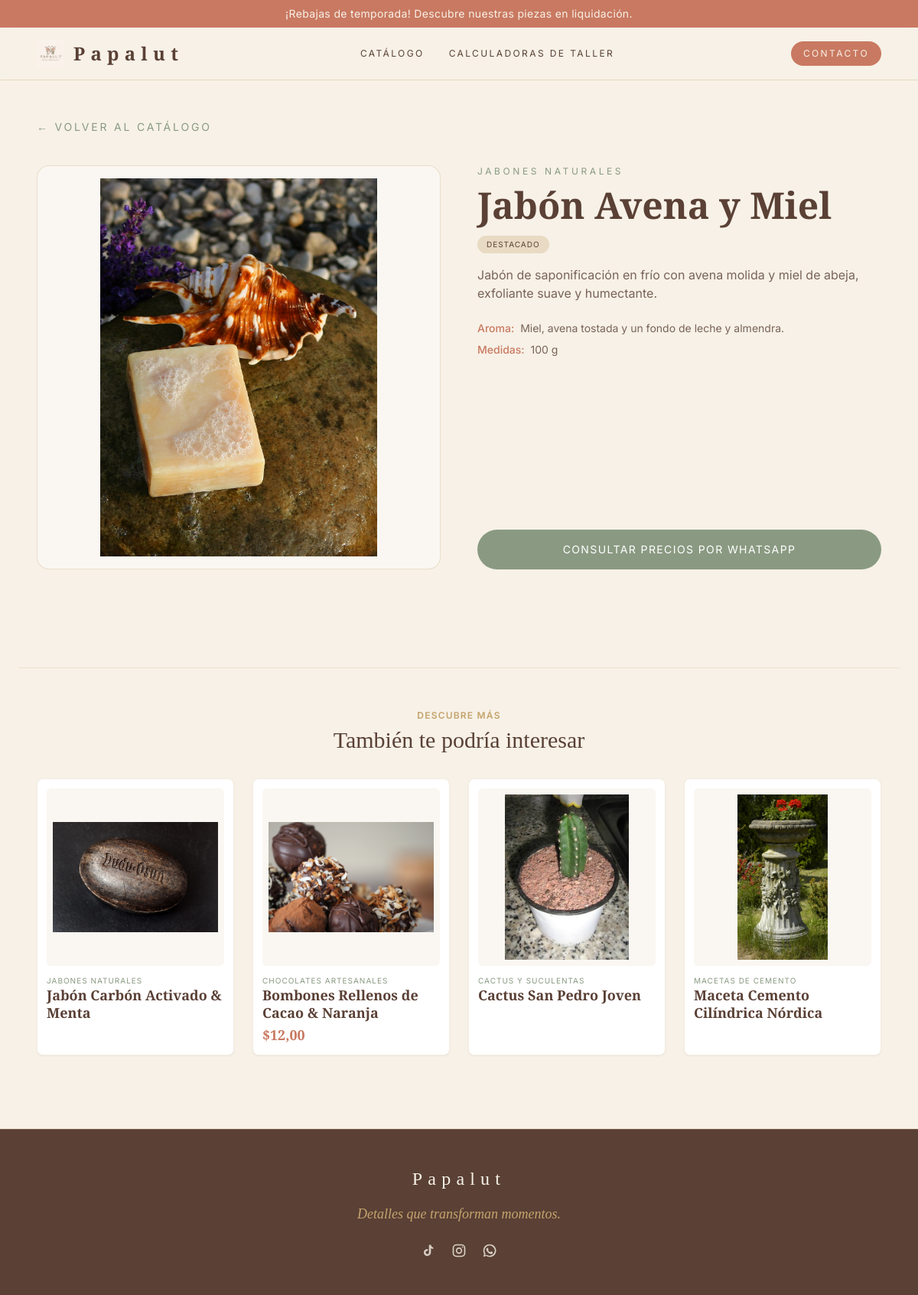
Page /producto/jabon-avena-miel/ on the committed database.
### catalogo/models.py (models this page shows, shortened)
class ConfiguracionSitio(models.Model):
    nombre_tienda = models.CharField(max_length=100, default="Papalut")
    url_publica_sitio = models.URLField(
        blank=True,
        verbose_name="URL pública del sitio",
        help_text="Dominio usado en los códigos QR de las fichas (ej. "
                  "https://papalut.com). Si se deja vacío se usa el host actual.",
    )
    hero_subtitulo_superior = models.CharField(
        max_length=100,
        default="HECHO A MANO",
        verbose_name="Texto superior pequeño (Kicker)",
    )
    hero_titulo = models.CharField(
        max_length=150,
        default="Catálogo Papalut",
        verbose_name="Título principal del catálogo",
    )
    hero_descripcion = models.TextField(
        default=(
            "Velas, chocolates, plantas, macetas y jabones creados en pequeños "
            "lotes, con la calma y el detalle de lo artesanal."
        ),
        verbose_name="Párrafo descriptivo principal",
    )
    eslogan_marca = models.CharField(
        max_length=200,
        default="Aromas que transforman espacios.",
        verbose_name="Eslogan de la marca (Hero y Footer)",
    )
    numero_whatsapp = models.CharField(
        max_length=20,
        default="50300000000",
        help_text="Número con código de país sin espacios ni +",
    )
    mensaje_whatsapp_general = models.CharField(
        max_length=255,
        default="Hola Papalut, me gustaría consultar sobre sus productos.",
        help_text="Mensaje al hacer clic en el botón de contacto del header",
    )
    mostrar_banner_anuncio = models.BooleanField(
        default=False, verbose_name="¿Mostrar barra superior de anuncio?"
    )
    texto_banner_anuncio = models.CharField(
        max_length=200,
        blank=True,
        default="¡Rebajas de temporada! Descubre nuestras piezas en liquidación.",
    )
    enlace_banner_anuncio = models.CharField(
        max_length=100,
        blank=True,
        default="?promociones=1",
        help_text="Enlace al hacer clic en el banner",
    )
    class Meta:
        verbose_name = 'configuración del sitio'
        verbose_name_plural = 'configuración del sitio'
    @classmethod
    def get_solo(cls):
        obj, _ = cls.objects.get_or_create(pk=1)
        return obj
    def whatsapp_url(self, mensaje):
        return f'https://wa.me/{self.numero_whatsapp}?text={quote(mensaje)}'

class Producto(models.Model):
    categoria = models.ForeignKey(
        Categoria,
        on_delete=models.CASCADE,
        related_name='productos',
    )
    nombre = models.CharField(max_length=150)
    slug = models.SlugField(max_length=180, unique=True)
    descripcion = models.TextField(blank=True)
    notas_olfativas = models.CharField(max_length=255, blank=True)
    dimensiones = models.CharField(max_length=100, blank=True)
    imagen = models.ImageField(upload_to='productos/', blank=True, null=True)
    destacado = models.BooleanField(default=False)
    activo = models.BooleanField(default=True)
    precio_unitario = models.DecimalField(
        max_digits=10, decimal_places=2, null=True, blank=True
    )
    precio_docena = models.DecimalField(
        max_digits=10, decimal_places=2, null=True, blank=True
    )
    precio_mayoreo = models.DecimalField(
        max_digits=10, decimal_places=2, null=True, blank=True
    )
    mostrar_precio_mayoreo = models.BooleanField(
        default=True, verbose_name="¿Mostrar precio mayorista?"
    )
    en_promocion = models.BooleanField(
        default=False, verbose_name="¿En promoción / liquidación?"
    )
    precio_oferta = models.DecimalField(
        max_digits=10, decimal_places=2, null=True, blank=True,
        verbose_name="Precio de oferta",
    )
    class Meta:
        ordering = ['nombre']
    def _whatsapp_url(self, mensaje):
        return ConfiguracionSitio.get_solo().whatsapp_url(mensaje)
    @property
    def esta_en_oferta(self):
        return self.en_promocion and self.precio_oferta is not None
    @property
    def tiene_precios(self):
        return any((self.precio_unitario, self.precio_docena, self.precio_mayoreo))
    @property
    def whatsapp_url_detalle(self):
        if self.tiene_precios:
            mensaje = (
                f'Hola Papalut, me gustaría consultar disponibilidad para '
                f'ordenar: {self.nombre}.'
            )
            if self.esta_en_oferta:
                mensaje += ' ¡Está en promoción!'
        else:
            mensaje = (
                f'Hola Papalut, me gustaría consultar los precios y '
                f'disponibilidad de: {self.nombre}.'
            )
        return self._whatsapp_url(mensaje)

class Categoria(models.Model):
    class Tipo(models.TextChoices):
        VELAS = 'velas', 'Velas'
        CHOCOLATES = 'chocolates', 'Chocolates'
        PLANTAS = 'plantas', 'Plantas'
        MACETAS = 'macetas', 'Macetas'
        JABONES = 'jabones', 'Jabones'
    nombre = models.CharField(max_length=100)
    slug = models.SlugField(max_length=120, unique=True)
    tipo = models.CharField(max_length=20, choices=Tipo.choices)
    descripcion = models.TextField(blank=True)
    class Meta:
        ordering = ['nombre']
        verbose_name = 'categoría'
        verbose_name_plural = 'categorías'

class RedSocial(models.Model):
    class Plataforma(models.TextChoices):
        INSTAGRAM = 'instagram', 'Instagram'
        TIKTOK = 'tiktok', 'TikTok'
        FACEBOOK = 'facebook', 'Facebook'
        WHATSAPP = 'whatsapp', 'WhatsApp'
        OTRO = 'otro', 'Otro'
    nombre = models.CharField(max_length=50)
    plataforma = models.CharField(max_length=20, choices=Plataforma.choices)
    url = models.URLField(help_text="Enlace completo a tu perfil")
    activo = models.BooleanField(default=True)
    orden = models.PositiveIntegerField(default=0)
    class Meta:
        ordering = ['orden', 'id']
        verbose_name = 'red social'
        verbose_name_plural = 'redes sociales'

### catalogo/views.py (the view)
# urls.py: path('producto/<slug:slug>/', views.detalle_producto, name='detalle_producto'),
def detalle_producto(request, slug):
    producto = get_object_or_404(
        Producto.objects.select_related('categoria').prefetch_related('imagenes_secundarias'),
        slug=slug,
    )
    relacionados = list(
        Producto.objects.filter(categoria=producto.categoria, activo=True)
        .exclude(id=producto.id)
        .select_related('categoria')[:4]
    )
    faltantes = 4 - len(relacionados)
    if faltantes > 0:
        excluidos = [producto.id] + [p.id for p in relacionados]
        otros = Producto.objects.filter(activo=True).exclude(id__in=excluidos).select_related('categoria')[:faltantes]
        relacionados.extend(otros)
    return render(
        request,
        'catalogo/detalle_producto.html',
        {'producto': producto, 'relacionados': relacionados},
    )

### catalogo/context_processors.py (called while the page is built)
def _logo():
    for extension in LOGO_EXTENSIONS:
        name = f'images/logo.{extension}'
        if finders.find(name):
            return name
    return None

def papalut(request):
    try:
        configuracion = ConfiguracionSitio.get_solo()
        redes_sociales = list(RedSocial.objects.filter(activo=True))
    except (OperationalError, ProgrammingError):
        configuracion = ConfiguracionSitio()
        redes_sociales = []
    return {
        'configuracion': configuracion,
        'redes_sociales': redes_sociales,
        'site_logo': _logo(),
    }

### templates/catalogo/detalle_producto.html (shortened to what this page needs)
{% extends 'base.html' %}
{% block content %}
<section class="max-w-6xl mx-auto px-6 py-12">
  <a href="{% url 'inicio' %}" class="inline-flex items-center gap-2 text-sm uppercase tracking-[0.2em] text-papalut-salvia hover:text-papalut-terracota transition mb-10">
    &larr; Volver al Catálogo
  </a>
  <div class="grid gap-12 lg:grid-cols-2">
    <div>
      <div class="relative aspect-square bg-[#FAF7F2] rounded-2xl border border-papalut-mustard/30 flex items-center justify-center overflow-hidden">
        {% if producto.imagen %}
          <img id="imagen-principal" src="{{ producto.imagen.url }}" alt="{{ producto.nombre }}" class="w-full h-full object-contain p-4 transition duration-500">
        {% elif producto.imagenes_secundarias.all %}
          <img id="imagen-principal" src="{{ producto.imagenes_secundarias.all.0.imagen.url }}" alt="{{ producto.nombre }}" class="w-full h-full object-contain p-4 transition duration-500">
        {% else %}
          <span class="font-serif text-8xl text-papalut-terracota/50">{{ producto.nombre|first }}</span>
        {% endif %}
      </div>
    </div>
    <div class="flex flex-col">
      <span class="text-xs uppercase tracking-[0.3em] text-papalut-salvia mb-3">{{ producto.categoria.nombre }}</span>
      <h1 class="font-serif text-4xl md:text-5xl font-semibold mb-4">{{ producto.nombre }}</h1>
      {% if producto.destacado %}
        <span class="self-start text-[10px] uppercase tracking-widest bg-papalut-mustard/30 text-papalut-earth px-3 py-1 rounded-full mb-4">Destacado</span>
      {% endif %}
      <p class="opacity-80 mb-6">{{ producto.descripcion }}</p>
      <dl class="text-sm space-y-2 mb-8">
        {% if producto.notas_olfativas %}
          <div class="flex gap-2"><dt class="font-medium text-papalut-terracota">Aroma:</dt><dd class="opacity-80">{{ producto.notas_olfativas }}</dd></div>
        {% endif %}
        {% if producto.dimensiones %}
          <div class="flex gap-2"><dt class="font-medium text-papalut-terracota">Medidas:</dt><dd class="opacity-80">{{ producto.dimensiones }}</dd></div>
        {% endif %}
      </dl>
      <a href="{{ producto.whatsapp_url_detalle }}" target="_blank" rel="noopener"
         class="mt-auto inline-flex items-center justify-center gap-2 bg-papalut-salvia text-white text-sm uppercase tracking-widest px-6 py-4 rounded-full hover:bg-papalut-earth transition">
        {% if producto.tiene_precios %}Pedir por WhatsApp{% else %}Consultar precios por WhatsApp{% endif %}
      </a>
    </div>
  </div>
</section>
{% if relacionados %}
<section class="max-w-6xl mx-auto px-6 mt-20 pt-12 border-t border-papalut-mustard/20">
  <div class="text-center mb-8">
    <span class="text-xs uppercase tracking-widest text-papalut-mustard font-semibold">Descubre más</span>
    <h2 class="text-2xl md:text-3xl font-serif text-papalut-earth mt-1">También te podría interesar</h2>
  </div>
  <div class="grid grid-cols-2 md:grid-cols-4 gap-4 md:gap-6">
    {% for rel in relacionados %}
      <a href="{% url 'detalle_producto' rel.slug %}" class="group bg-white rounded-lg p-3 border border-papalut-mustard/20 shadow-sm hover:shadow-md transition flex flex-col justify-between">
        <div class="aspect-square bg-[#FAF7F2] rounded-md flex items-center justify-center overflow-hidden mb-3">
          {% if rel.imagen %}
            <img src="{{ rel.imagen.url }}" alt="{{ rel.nombre }}" class="w-full h-full object-contain p-2 group-hover:scale-105 transition duration-500">
          {% else %}
            <span class="font-serif text-4xl text-papalut-terracota/50">{{ rel.nombre|first }}</span>
          {% endif %}
        </div>
        <div class="flex flex-col flex-1">
          <span class="text-[10px] uppercase tracking-widest text-papalut-salvia">{{ rel.categoria.nombre }}</span>
          <h3 class="font-serif text-lg font-semibold leading-tight mb-1 group-hover:text-papalut-terracota transition">{{ rel.nombre }}</h3>
          {% if rel.esta_en_oferta %}
            <p class="mt-auto font-serif text-lg font-semibold text-papalut-terracota">${{ rel.precio_oferta }}{% if rel.precio_unitario %}<span class="ml-2 text-xs font-normal opacity-60 line-through">${{ rel.precio_unitario }}</span>{% endif %}</p>
          {% elif rel.precio_unitario %}
            <p class="mt-auto font-serif text-lg font-semibold text-papalut-terracota">${{ rel.precio_unitario }}</p>
          {% endif %}
        </div>
      </a>
    {% endfor %}
  </div>
</section>
{% endif %}
{% endblock %}

### templates/base.html (shortened to what this page needs)
{% load static %}
<!DOCTYPE html>
<html lang="es">
<head>
  <script src="https://cdn.tailwindcss.com"></script>
</head>
<body class="bg-papalut-bg text-papalut-earth font-sans antialiased min-h-screen flex flex-col">
  {% if configuracion.mostrar_banner_anuncio %}
    <a href="{{ configuracion.enlace_banner_anuncio }}"
       class="block bg-papalut-terracota text-papalut-bg text-center text-sm tracking-wide px-4 py-2 hover:bg-papalut-earth transition">
      {{ configuracion.texto_banner_anuncio }}
    </a>
  {% endif %}
  <header class="sticky top-0 z-50 bg-papalut-bg/90 backdrop-blur border-b border-papalut-mustard/30">
    <nav class="max-w-6xl mx-auto flex items-center justify-between gap-4 px-6 py-4">
      <a href="{% url 'inicio' %}" class="flex items-center gap-3">
        {% if site_logo %}
          <img src="{% static site_logo %}" alt="{{ configuracion.nombre_tienda }}" class="h-9 w-auto object-contain">
        {% endif %}
        <span class="font-serif text-2xl tracking-[0.3em] font-semibold">{{ configuracion.nombre_tienda }}</span>
      </a>
      <div class="hidden md:flex items-center gap-8 text-xs uppercase tracking-[0.2em]">
        <a href="{% url 'inicio' %}" class="hover:text-papalut-terracota transition">Catálogo</a>
        <a href="{% url 'calculadoras' %}" class="hover:text-papalut-terracota transition">Calculadoras de Taller</a>
      </div>
      <a href="https://wa.me/{{ configuracion.numero_whatsapp }}?text={{ configuracion.mensaje_whatsapp_general|urlencode }}" target="_blank" rel="noopener"
         class="bg-papalut-terracota text-papalut-bg text-xs uppercase tracking-[0.2em] px-4 py-2 rounded-full hover:bg-papalut-earth transition">
        Contacto
      </a>
    </nav>
  </header>
  <main class="flex-1">
    {% block content %}{% endblock %}
  </main>
  <footer class="mt-24 border-t border-papalut-mustard/30 bg-papalut-earth text-papalut-bg">
    <div class="max-w-6xl mx-auto px-6 py-12 flex flex-col items-center gap-4 text-center">
      <span class="font-serif text-2xl tracking-[0.3em]">{{ configuracion.nombre_tienda }}</span>
      <p class="font-serif italic text-lg text-papalut-mustard">{{ configuracion.eslogan_marca }}</p>
      {% if redes_sociales %}
        <div class="flex items-center gap-5 mt-2">
          {% for red in redes_sociales %}
            <a href="{{ red.url }}" target="_blank" rel="noopener" title="{{ red.nombre }}"
               aria-label="{{ red.nombre }}" class="text-papalut-bg/80 hover:text-papalut-mustard transition">
              {% if red.plataforma == 'instagram' %}
                <svg viewBox="0 0 24 24" fill="none" stroke="currentColor" stroke-width="2" class="w-5 h-5"><rect x="3" y="3" width="18" height="18" rx="5"/><circle cx="12" cy="12" r="4"/><circle cx="17.5" cy="6.5" r="1" fill="currentColor" stroke="none"/></svg>
              {% elif red.plataforma == 'facebook' %}
                <svg viewBox="0 0 24 24" fill="currentColor" class="w-5 h-5"><path d="M13.5 21v-7h2.4l.4-3h-2.8V9.2c0-.9.3-1.5 1.6-1.5h1.3V5.1C16.6 5 15.6 5 14.5 5 12.2 5 10.6 6.4 10.6 9v2H8.2v3h2.4v7h2.9z"/></svg>
              {% elif red.plataforma == 'tiktok' %}
                <svg viewBox="0 0 24 24" fill="currentColor" class="w-5 h-5"><path d="M16 3c.3 2.1 1.5 3.6 3.6 3.9v2.5c-1.3.1-2.5-.3-3.6-1v6.1c0 3.4-2.4 5.9-5.7 5.9A5.6 5.6 0 0 1 4.7 15c0-3 2.3-5.4 5.6-5.4.3 0 .6 0 .9.1v2.7a2.7 2.7 0 0 0-.9-.2 2.6 2.6 0 0 0 0 5.2c1.5 0 2.6-1.1 2.6-2.8V3H16z"/></svg>
              {% elif red.plataforma == 'whatsapp' %}
                <svg viewBox="0 0 24 24" fill="currentColor" class="w-5 h-5"><path d="M12 2a10 10 0 0 0-8.6 15l-1.3 4.6 4.7-1.2A10 10 0 1 0 12 2zm0 18a8 8 0 0 1-4.1-1.1l-.3-.2-2.8.7.8-2.7-.2-.3A8 8 0 1 1 12 20zm4.4-5.9c-.2-.1-1.4-.7-1.6-.8-.2-.1-.4-.1-.6.1s-.6.8-.8 1c-.1.1-.3.2-.5.1a6.5 6.5 0 0 1-3.2-2.8c-.1-.2 0-.4.1-.5l.5-.6c.1-.2.1-.3 0-.5l-.8-1.8c-.2-.4-.4-.4-.6-.4h-.5c-.2 0-.5.1-.7.3-.2.3-.9.9-.9 2.1s.9 2.4 1 2.6c.1.2 1.8 2.8 4.4 3.9 1.6.7 2.2.7 3 .6.5-.1 1.4-.6 1.6-1.1.2-.6.2-1 .1-1.1z"/></svg>
              {% else %}
                <svg viewBox="0 0 24 24" fill="none" stroke="currentColor" stroke-width="2" class="w-5 h-5"><circle cx="12" cy="12" r="9"/><path d="M3 12h18M12 3c2.5 2.5 2.5 15 0 18M12 3c-2.5 2.5-2.5 15 0 18"/></svg>
              {% endif %}
            </a>
          {% endfor %}
        </div>
      {% endif %}
    </div>
  </footer>
</body>
</html>

### rows in the picture
ConfiguracionSitio: texto_banner_anuncio "¡Rebajas de temporada! Descubre nuestras piezas en liquidación.", nombre_tienda "Papalut", eslogan_marca "Detalles que transforman momentos."
Producto: imagen (picture), categoria.nombre "JABONES NATURALES", nombre "Jabón Avena y Miel", descripcion "Jabón de saponificación en frío con avena molida y miel de abeja, exfoliante suave y humectante.", notas_olfativas "Miel, avena tostada y un fondo de leche y almendra.", dimensiones "100 g"
Producto: imagen (picture), categoria.nombre "JABONES NATURALES", nombre "Jabón Carbón Activado & Menta"
Producto: imagen (picture), categoria.nombre "CHOCOLATES ARTESANALES", nombre "Bombones Rellenos de Cacao & Naranja", precio_unitario "12,00"
Producto: imagen (picture), categoria.nombre "CACTUS Y SUCULENTAS", nombre "Cactus San Pedro Joven"
Producto: imagen (picture), categoria.nombre "MACETAS DE CEMENTO", nombre "Maceta Cemento Cilíndrica Nórdica"
RedSocial: plataforma "tiktok" (drawn)
RedSocial: plataforma "instagram" (drawn)
RedSocial: plataforma "whatsapp" (drawn)
